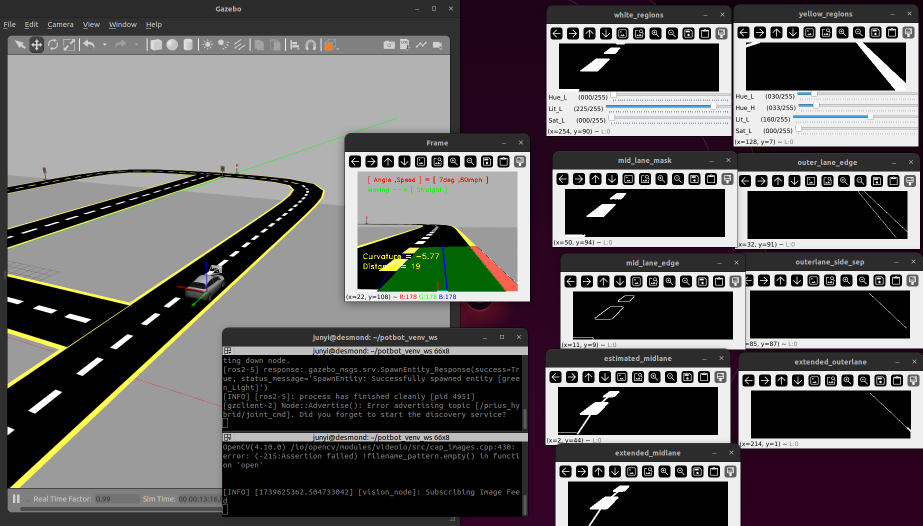
#> input picture images/image1.png, 1845 x 1051 px (shown at 1/2 size)
$ python -i Morph_op.py   (imports and definitions only)
#> lines starting #> are read from the running program, lines starting #| are printed output that depends on the picture; after the words box and inside, x2 and y2 are one past the last pixel; in counts of white or black regions, pixels touching at a corner belong together
import cv2
import numpy as np
import math
import time
# [6 lines of commented-out code are left out]
from sdc_venv_pkg.Detection.Lanes.utilities import Distance, Distance_
from sdc_venv_pkg.config import config

# [14 lines left out: function BwareaOpen, not called in this run]

def FindExtremas(img):
    positions = np.nonzero(img) # position[0] 0 = rows 1 = cols
    if (len(positions)!=0):
        top = positions[0].min()
        bottom = positions[0].max()
        left = positions[1].min()
        right = positions[1].max()
        return top,bottom
    else:
        return 0,0

def FindLowestRow(img):
    positions = np.nonzero(img) # position[0] 0 = rows 1 = cols

    if (len(positions)!=0):
        top = positions[0].min()
        bottom = positions[0].max()
        left = positions[1].min()
        right = positions[1].max()
        return bottom
    else:
        return img.shape[0]

# [46 lines left out: functions RetLargestContour, RetLargestContour_OuterLane, not called in this run]

def ROI_extracter(image,strtPnt,endPnt):
    #  Selecting Only ROI from Image
    ROI_mask = np.zeros(image.shape, dtype=np.uint8)
    cv2.rectangle(ROI_mask,strtPnt,endPnt,255,thickness=-1)
    #image_ROI = cv2.bitwise_and(image,image,mask=ROI_mask)
    image_ROI = cv2.bitwise_and(image,ROI_mask)
    return image_ROI

def ExtractPoint(img,specified_row):
    Point= (0,specified_row)
    specified_row_data = img[ specified_row-1,:]
    #print("specified_row_data",specified_row_data)
    positions = np.nonzero(specified_row_data) # position[0] 0 = rows 1 = cols
    #print("positions",positions)
    #print("len(positions[0])",len(positions[0]))
    if (len(positions[0])!=0):
        #print(positions[0])
        min_col = positions[0].min()
        Point=(min_col,specified_row)
    return Point

def Ret_LowestEdgePoints(gray):    # return inner line(contour) of the outerlane(yellow)

    Outer_Points_list=[]
    thresh = np.zeros(gray.shape,dtype=gray.dtype)
    Lane_OneSide=np.zeros(gray.shape,dtype=gray.dtype)
    Lane_TwoSide=np.zeros(gray.shape,dtype=gray.dtype)

    _,bin_img = cv2.threshold(gray,0,255,cv2.THRESH_BINARY)
        #Find the two Contours for which you want to find the min distance between them.
    cnts = cv2.findContours(bin_img, cv2.RETR_EXTERNAL, cv2.CHAIN_APPROX_NONE)[0]  #original[1]
    thresh = cv2.drawContours(thresh, cnts, 0, (255,255,255), 1) # [ contour = less then minarea contour, contourIDx, Colour , Thickness ]
    # Boundary of the Contour is extracted and Saved in Thresh

    Top_Row,Bot_Row = FindExtremas(thresh)

    Contour_TopBot_PortionCut = ROI_extracter(thresh,(0, Top_Row + 5),(thresh.shape[1],Bot_Row-5))

    cnts2 = cv2.findContours(Contour_TopBot_PortionCut, cv2.RETR_EXTERNAL, cv2.CHAIN_APPROX_NONE)[0]  #original[1]

    LowRow_a=-1
    LowRow_b=-1

    Euc_row=0# Row for the points to be compared

    First_line = np.copy(Lane_OneSide)
    cnts_tmp = []


    if(len(cnts2)>1):
        for index_tmp, cnt_tmp in enumerate(cnts2):
            if((cnt_tmp.shape[0])>50):
                cnts_tmp.append(cnt_tmp)
        cnts2 = cnts_tmp

    for index, cnt in enumerate(cnts2):
        Lane_OneSide = np.zeros(gray.shape,dtype=gray.dtype)
        Lane_OneSide = cv2.drawContours(Lane_OneSide, cnts2, index, (255,255,255), 1) # [ contour = less then minarea contour, contourIDx, Colour , Thickness ]
        Lane_TwoSide = cv2.drawContours(Lane_TwoSide, cnts2, index, (255,255,255), 1) # [ contour = less then minarea contour, contourIDx, Colour , Thickness ]

        if(len(cnts2)==2):
            if (index==0):
                First_line = np.copy(Lane_OneSide)
                LowRow_a = FindLowestRow(Lane_OneSide)
            elif(index==1):
                LowRow_b = FindLowestRow(Lane_OneSide)
                if(LowRow_a<LowRow_b):# First index is shorter
                    Euc_row=LowRow_a
                else:
                    Euc_row=LowRow_b
                # [4 lines of commented-out code are left out]
                Point_a = ExtractPoint(First_line,Euc_row)
                Point_b = ExtractPoint(Lane_OneSide,Euc_row)
                Outer_Points_list.append(Point_a)
                Outer_Points_list.append(Point_b)

    return Lane_TwoSide, Outer_Points_list

# [81 lines left out: functions ApproxDistBWCntrs, Estimate_MidLane, not called in this run]

>>> import cv2
>>> picture = cv2.imread('../../../../images/image1.png', cv2.IMREAD_GRAYSCALE)
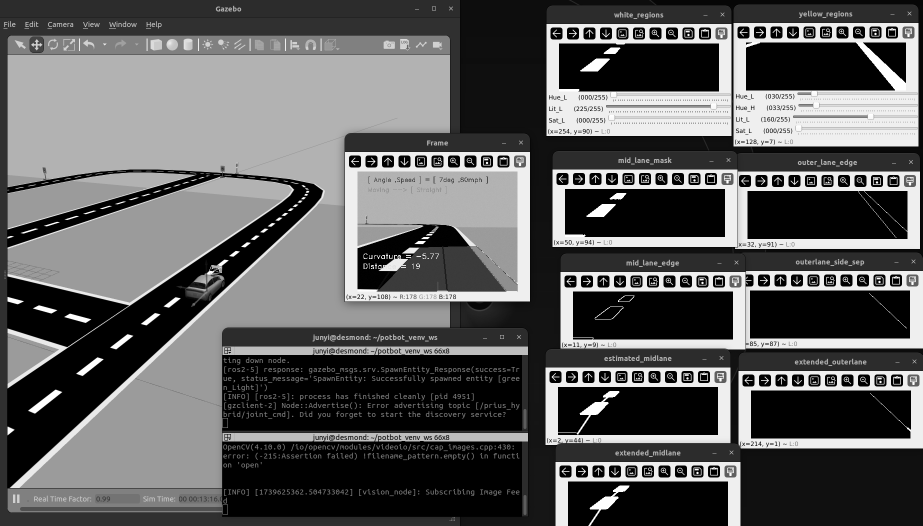
#> picture: shape (1051, 1845) (shown at 1/2 size); min 0, max 255, mean 91.5
>>> result = Ret_LowestEdgePoints(picture)
#> in Ret_LowestEdgePoints, `_,bin_img = cv2.threshold(gray,0,255,cv2.THRESH_BINARY)`:
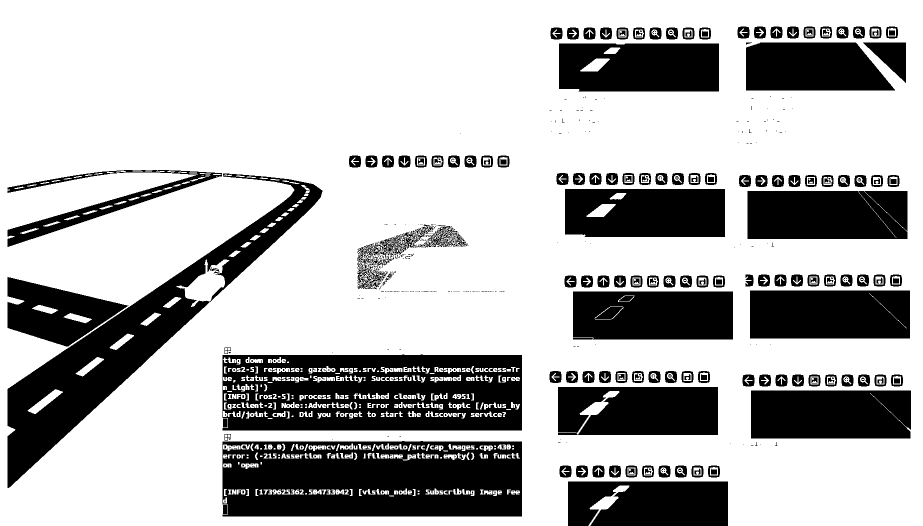
#> bin_img: shape (1051, 1845) (shown at 1/2 size); 70.8% white; 594 black regions (427 under 20 px)
#> in Ret_LowestEdgePoints, `cnts = cv2.findContours(bin_img, cv2.RETR_EXTERNAL, cv2.CHAIN_APPROX_N..`: cnts = 2 contours; box (x1, y1, x2, y2) and area: (0, 0, 1845, 1051) 1907953, (1177, 971, 1259, 1051) 1230
#> in Ret_LowestEdgePoints, `thresh = cv2.drawContours(thresh, cnts, 0, (255,255,255), 1)`:
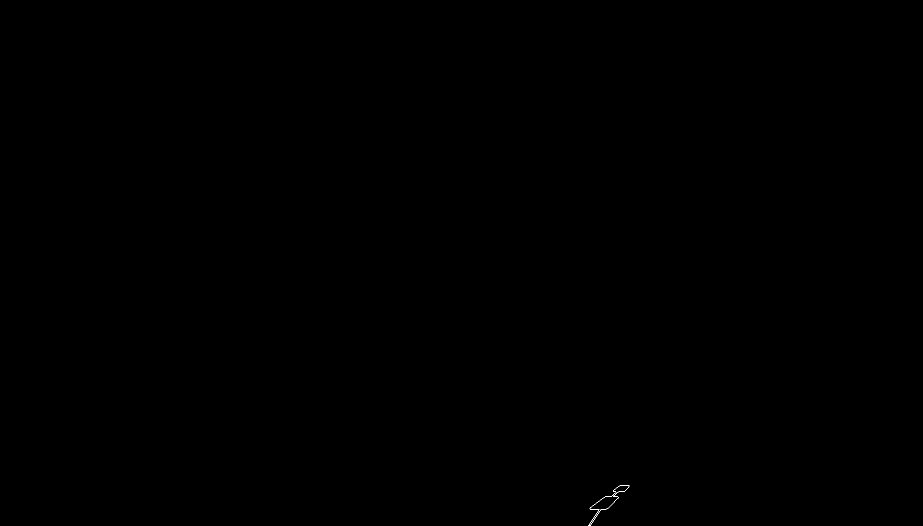
#> thresh: shape (1051, 1845) (shown at 1/2 size); 0.01% white in thin lines or dots, all inside (x1, y1, x2, y2) = (1177, 971, 1259, 1051)
#> in FindExtremas, `positions = np.nonzero(img)`: positions = 261 positions, rows 971 to 1050, columns 1177 to 1258
#> in FindExtremas, `top = positions[0].min()`: top = 971
#> in FindExtremas, `bottom = positions[0].max()`: bottom = 1050
#> in FindExtremas, `left = positions[1].min()`: left = 1177
#> in FindExtremas, `right = positions[1].max()`: right = 1258
#> in Ret_LowestEdgePoints, `Top_Row,Bot_Row = FindExtremas(thresh)`: Top_Row = 971; Bot_Row = 1050
#> in ROI_extracter, `cv2.rectangle(ROI_mask,strtPnt,endPnt,255,thickness=-1)`:
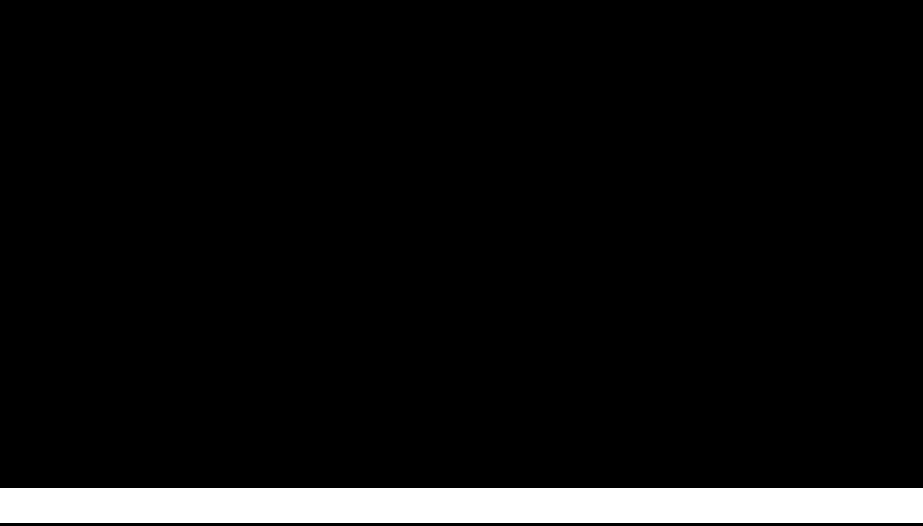
#> ROI_mask: shape (1051, 1845) (shown at 1/2 size); 6.7% white; 1 white region, box (x1, y1, x2, y2) and area: (0, 976, 1845, 1046) 129150
#> in ROI_extracter, `image_ROI = cv2.bitwise_and(image,ROI_mask)`: image_ROI: shape (1051, 1845); 0.01% white in thin lines or dots, all inside (x1, y1, x2, y2) = (1179, 976, 1256, 1046)
#> in Ret_LowestEdgePoints, `cnts2 = cv2.findContours(Contour_TopBot_PortionCut, cv2.RETR_EXTERNAL,..`: cnts2 = 2 contours, all with area under 20
#> the loop in Ret_LowestEdgePoints, `for index_tmp, cnt_tmp in enumerate(cnts2):` made 2 passes
#> index_tmp on passes 1 to 2: 0, 1
#> the loop in Ret_LowestEdgePoints, `for index, cnt in enumerate(cnts2):` made 2 passes
#> (LowRow_b, Euc_row) on pass 2: (1045, 1045)
#> after the loop in Ret_LowestEdgePoints, `for index, cnt in enumerate(cnts2):`: Outer_Points_list = [(1184, 1045), (1181, 1045)]
